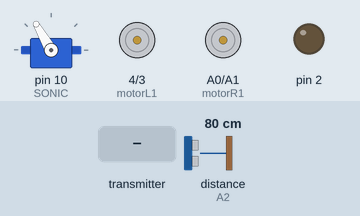
Recording of a sketch running on a simulated Arduino Uno, built with avr-gcc and run on an emulated ATmega328P. On the bench: servo, motor-driver pin pairs drawn as motors (green arrow = first pin HIGH = forward, orange = second pin HIGH = backward, longer = more drive, scaled by the enable pin), output pins drawn as LEDs (lit = HIGH). The test bench sets the inputs (shaded band); at power-on: distance to the obstacle (sensor on A2) 80 cm. The echo pulse lasts 58.3 µs per cm; no radio packets arrive unless stated; what the sketch prints to the serial monitor is not drawn.

Above: at 1.2 s.
1.3 s: distance to the obstacle (sensor on A2) set to 23 cm
At 1.81 s:
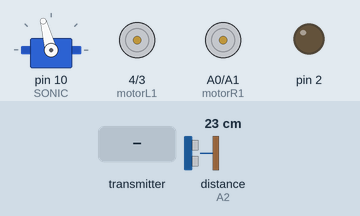
4.3 s: distance to the obstacle (sensor on A2) set to 18 cm
At 4.56 s:
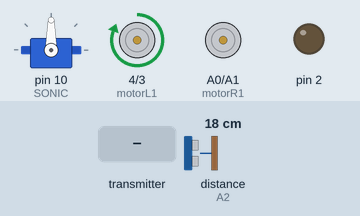
At 5.1 s:
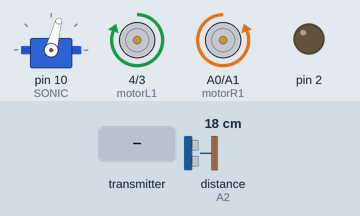
7.3 s: the transmitter starts sending yPosi = 256
10.3 s: the transmitter starts sending yPosi = 0
13.3 s: the transmitter starts sending yPosi = 512
16.3 s: distance to the obstacle (sensor on A2) set to 5 cm
19.3 s: distance to the obstacle (sensor on A2) set to 2 cm
At 19.8 s:
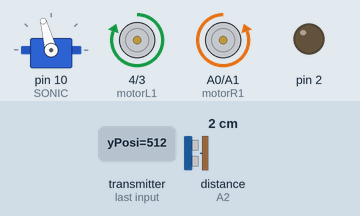
Timing chart, 0 to 23.3 s (numbered marks = the images above; inputs shaded):
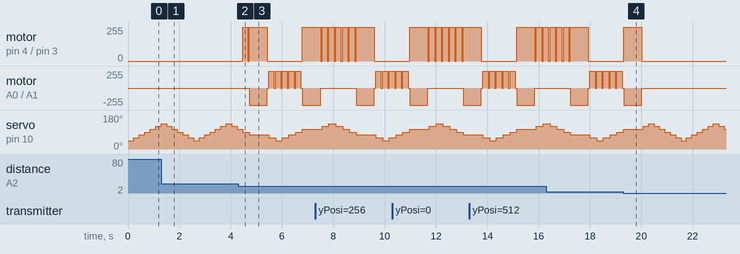

Measured:
- the behaviour switches between 21 and 20 cm on distance to the obstacle (sensor on A2) (found by bisection; images 1 and 2)
- the behaviour switches between 4 and 3 cm on distance to the obstacle (sensor on A2) (found by bisection; images 3 and 4)
- after the input at 4.3 s, motor on pin 4 (motorL1) / pin 3 (motorL2): stopped → forward 255/255 after 0.16 s, → stopped 0.96 s later, → forward 255/255 1.4 s later; motor on A0 (motorR1) / A1 (motorR2): stopped → backward 255/255 after 0.42 s, then repeats every 0.26 s: stopped 0.06 s, forward 255/255 0.20 s
- after the input at 19.3 s, motor on pin 4 (motorL1) / pin 3 (motorL2), motor on A0 (motorR1) / A1 (motorR2): goes on until 20.0 s, then stays stopped

The sketch:

Receiver_End_Corrected.ino
```cpp
#include <NewPing.h>
#include <SPI.h>
#include <Servo.h>
#include <RF24.h>

#define ECHO A2
#define TRIG A3
#define ENL 6
#define ENR 5
#define motorL1 4
#define motorL2 3
#define motorR1 A0
#define motorR2 A1
#define SONIC 10

RF24 receiver(7, 8);
Servo sonicServo;
NewPing sonar(TRIG, ECHO, 200);
byte address[][6] = {"1Node", "2Node"};
byte turn = 0, sonicAngle;
int absY, maxY, motorSpeedL, motorDif, motorSpeedR, baseSpeed;
float distance;
unsigned long duration, time[2] = {0, 0};
struct infoBatch{
  int xPosi;
  int yPosi;
  byte motorGear;
} controller;

void setup() {
  // put your setup code here, to run once:
  Serial.begin(115200);
  Serial.println(F("*********** This controls the receiver node of the project ********"));
  receiver.begin();
  sonicServo.attach(SONIC);
  sonicServo.write(45);
  for(int i = 2; i < 7; i++){
    pinMode(i, OUTPUT);
    digitalWrite(i, LOW);
  }
  pinMode(motorR1, OUTPUT);
  pinMode(motorR2, OUTPUT);

  receiver.setPALevel(RF24_PA_LOW);
  receiver.setChannel(108);
  receiver.setDataRate(RF24_250KBPS);
  receiver.openReadingPipe(1, address[1]);
  receiver.openWritingPipe(address[0]);
  Serial.println(F("*********** Loading Complete ***********"));
  receiver.startListening();
}

void loop() {
  // put your main code here, to run repeatedly:
  if(receiver.available()){
    while(receiver.available()){
      receiver.read(&controller, sizeof(controller));
    }
    receiver.stopListening();
    receiver.write(&controller, sizeof(controller));
    receiver.startListening();
  }

  /*****The beginning of the section on turning the front wheel*****/
  if(controller.xPosi == 128){
    motorDif = 0;
  }else{
    motorDif = abs(controller.xPosi - 128);
    motorDif = map(motorDif, 0, 127, 0, 50);
  }
  /*=====The end of the section on turning the front wheel=====*/

  /******The beginning of the section on two electric motors******/
  absY = controller.yPosi - 130;
  if(absY > 0){
    forward();
    maxY = 125;
    delay(1);
  }else if(absY < 0){
    reverse();
    maxY = 130;
    absY = abs(absY);
    delay(1);
  }

  if(controller.motorGear == 0){
    baseSpeed = motorSpeedL = 0;
  }else if(controller.motorGear == 1){
    baseSpeed = motorSpeedL = map(absY, 0, maxY, 0, 120);
  }else if(controller.motorGear == 2){
    baseSpeed = motorSpeedL = map(absY, 0, maxY, 0, 200);
  }else if(controller.motorGear == 3){
    baseSpeed = motorSpeedL = map(absY, 0, maxY, 0, 255);
  }
  motorSpeedR = motorSpeedL;
  if(controller.motorGear != 0 && controller.xPosi > 128 && baseSpeed >= 50){
    motorSpeedR -= motorDif;
  }else if(controller.motorGear != 0 && controller.xPosi < 128 && baseSpeed >= 50){
    motorSpeedL -= motorDif;
  }
  enable(motorSpeedL, motorSpeedR);
  /*=====The end of the section on two electric motors=====*/

  /******Ultrasonic Sensor Section*******/
  if(millis() - time[1] > 150){
    if(Ultrasonic_distance()){
      sonicAngle = sonicServo.read();
      if(sonicAngle >= 135 && turn == 0){
        turn = 1;
      }else if(sonicAngle <= 45 && turn == 1){
        turn = 0;
      }

      if(turn == 1){
        sonicServo.write(sonicServo.read() - 15);
      }else if(turn == 0){
        sonicServo.write(sonicServo.read() + 15);
      }
    }
    time[1] = millis();
  }

  //Decision-making based on the info from the sensor
  if(distance <= 20.0 && distance >= 3.0){

    if(sonicAngle > 80 && sonicAngle < 100){
      digitalWrite(motorL1, HIGH);
      digitalWrite(motorL2, LOW);
      digitalWrite(motorR1, LOW);
      digitalWrite(motorR2, HIGH);

      time[0] = millis();
      while(millis() - time[0] <= 700){
        enable(255, 255);
      }
    }

    if(sonicAngle > 100){
      reverse();
      time[0] = millis();
      while(millis() - time[0] <= 200){
        enable(0, 255);
      }
    }

    if(sonicAngle < 80){
      reverse();
      time[0] = millis();
      while(millis() - time[0] <= 200){
        enable(255, 0);
      }
    }
  }
}

void forward(){
  digitalWrite(motorR1, LOW);
  digitalWrite(motorR2, HIGH);
  digitalWrite(motorL1, LOW);
  digitalWrite(motorL2, HIGH);
}

void reverse(){
  digitalWrite(motorR1, HIGH);
  digitalWrite(motorR2, LOW);
  digitalWrite(motorL1, HIGH);
  digitalWrite(motorL2, LOW);
}

void enable(int L, int R){
  analogWrite(ENR, L);
  analogWrite(ENL, R);
}

boolean Ultrasonic_distance(){
  duration = sonar.ping_median(3);
  distance = (float)duration / 58.31;
  return true;
}
```
